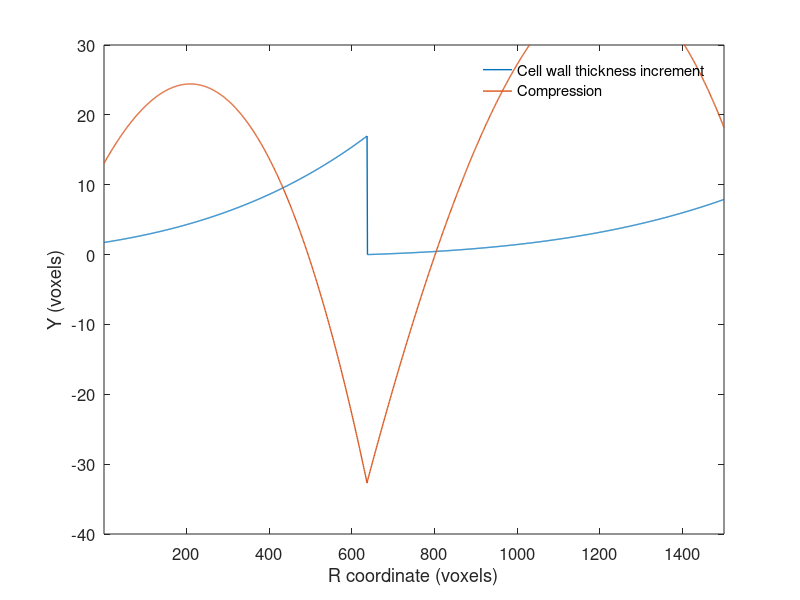

Reproduce this figure in MATLAB. (Note: a time limit stopped this script after it produced the figure.)
clear, close all, clc,warning('off','all');
%% set parameters
% Volume structure size;
sizeIm    = [1500,1500,750];

% The volume structrue is slightly enlarged for image interpolation
extraSZ   = [200,400,150];
sizeImEnlarge = sizeIm+extraSZ; % The simulated structure is a bit larger than the expected one.
% The extra region will be removed afterwards.
SaveFolder = 'SaveSpruce/'; % Folder to save the data
mkdir(SaveFolder);


cellR              = 37.75; % The grid distance for the nodes we generated. In Unit of voxels.
% It is roughly the radius of the fibers.
xVector            = 5:cellR:sizeImEnlarge(1)-5; % the grid node points
yVector            = 5:cellR:sizeImEnlarge(2)-5; % the grid node points
[xGrid, yGrid]     = ndgrid(xVector,yVector);
cellLength         = 4877; % Average fiber length
cellLengthVariance = 1219; % Standard deviation of fiber length
vesselLength         = 4877; % Standard deviation of vessel length
vesselLengthVariance = 1219; % Standard deviation of vessel length
sliceInterestSpace   = 100; % We generate one slice every 100 slice.
% Along L direction, the intensity is interpolated from these slices
PeriodParameter      = 1000; % This parameter is related to the period of the year ring size
% ray cell basic length
rayCellLength      = 149.4; % ray cell length along radial direction
% ray cell disturbance
rayCell_variance   = 38.5; % ray cell length deviation along radial direction
% cell end thickness;
cellEndThick       = 4; % End of cell wall thickness along L direction
cellThick          = 4; % Cell wall thickness
% vessel wall thickness is thicker than general cell wall
vesselThicker      = 0; % Assume vessel is thicker than ray cells. It could be any value
rayHeight          = 50.2; % the width of the ray cell
% four neighbor grids. Do not change here
neighborLocal      = [-1, 0, 1, 0;
    0, -1, 0, 1];
% the grid node number
rayCellNum         = 8.44; % ray cell count in a group
rayCellNumStd      = 4.39; % ray cell count in a group
saveVolumeAs3D        = 1; % 1 or 0. If the volume size is too large. This operation may out of memory.
numGridNodes       = length(xGrid(:));

% For data transfer
Params.sizeIm         = sizeIm;
Params.cellR          = cellR;
Params.xGrid          = xGrid;
Params.yGrid          = yGrid;
% Params.cellLengthDist = cellLengthDist;
Params.cellLength     = cellLength;
Params.rayCellLength  = rayCellLength;
Params.rayCell_variance  = rayCell_variance;
Params.cellEndThick   = cellEndThick;
Params.neighborLocal  = neighborLocal;
Params.rayHeight       = rayHeight;
Params.sizeImEnlarge  = sizeImEnlarge;
Params.cellThick      = cellThick;
Params.gridSize       = [length(xVector),length(yVector)];



%% Generate the distortion map for early wood and late wood
thickerAll    = [];
compress_all  = [];
Temp = 0;
for i = 1:20
    % Cell wall thickness distribution is different in early wood and late
    % wood
    featureSize1 = round(PeriodParameter+PeriodParameter*rand(1)); % The size of a year ring is roughly controled by this
    thickAmptitude = (12+6*rand(1)); % Control the amptitude of the cell wall thickness.
    thicker1 = thickAmptitude/featureSize1^4*(round(0.4*featureSize1):featureSize1)'.^4; % They are added to the original one
    thicker1 = thicker1-thicker1(1);
    thickerAll = [thickerAll;thicker1];
    
    % The fiber size is different in early wood and late wood. Their size
    % can be controled by applying a compression to the whole field. The
    % compression is designed
    k         = 0.6/3*featureSize1; % Change this value to control the extent of compression
    compress  = -k/featureSize1^3*(round(0.4*featureSize1):featureSize1)'.^3; % Control the extent of fiber compression in different regions
    compress  = compress + Temp - compress(1);
    compress_all = [compress_all;compress];
    Temp      = compress_all(end);
end

indStart = 2*PeriodParameter; % This value is not important. It should be roungly this value
thickerAll_validSub   = thickerAll(indStart+1:indStart+sizeImEnlarge(1));
compress_all_validSub = compress_all(indStart+1:indStart+sizeImEnlarge(1));
compress_all_validSub = compress_all_validSub - compress_all_validSub(1)...
    -(compress_all_validSub(end) - compress_all_validSub(1))*(1:sizeImEnlarge(1))'/sizeImEnlarge(1);

figure(1),
plot(thickerAll_validSub(extraSZ(1)/2+1:sizeIm(1)+extraSZ(1)/2),'linewidth',1);
hold on,
plot(compress_all_validSub(extraSZ(1)/2+1:sizeIm(1)+extraSZ(1)/2),'linewidth',1);
axis tight,
set(gcf,'color','w');
legend('Cell wall thickness increment','Compression','location','northeast');
legend('boxoff');
xlabel('R coordinate (voxels)');
ylabel('Y (voxels)');
ylim([-40,30])
set(gca,'fontsize',12),
saveas(gcf,[SaveFolder,'ThickDistribution'],'epsc');




% Specify the location of grid nodes and the thickness (with disturbance)
% for some typical slice
t  = 0;
sliceInterest = [1:sliceInterestSpace:sizeImEnlarge(3),sizeImEnlarge(3)];
for iSlice = sliceInterest
    t         = t+1;
    % Random location for the nodes. 3 and 1.5 are used to control the randomness of the nodes
    xGrid_interp(:,t)     = xGrid(:)+rand(numGridNodes,1)*3-1.5;
    yGrid_interp(:,t)     = yGrid(:)+rand(numGridNodes,1)*3-1.5;
    
    thicker_inerp           = thickerAll_validSub(round(xGrid_interp(:,t)));
    Thickness_interp_ray(:,t) = (cellThick-0.5)*ones(numGridNodes,1)+rand(numGridNodes,1)*1;
    
    Thickness_interp_fiber(:,t) = Thickness_interp_ray(:,t)+thicker_inerp;
end

% Interp the grid nodes location and thickness for all slices
parfor i = 1:length(xGrid(:))
    xGrid_all(i,:)     = spline(sliceInterest,xGrid_interp(i,:),1:sizeImEnlarge(3));
    yGrid_all(i,:)     = spline(sliceInterest,yGrid_interp(i,:),1:sizeImEnlarge(3));
    Thickness_all_fiber(i,:) = spline(sliceInterest,Thickness_interp_fiber(i,:),1:sizeImEnlarge(3));
    Thickness_all_ray(i,:) = spline(sliceInterest,Thickness_interp_ray(i,:),1:sizeImEnlarge(3));
end
Params.xGrid_all     = xGrid_all;
Params.yGrid_all     = yGrid_all;
Params.Thickness_all = Thickness_all_fiber;
Params.Thickness_all_ray = Thickness_all_ray;

if 0
    h0 = figure;
    plot(xGrid_all(1,:),1:length(xGrid_all(1,:)),'k.');
    hold on,
    plot(xGrid_all(2,:),1:length(xGrid_all(2,:)),'k.');
    set(gcf,'color','w'),axis tight,xlabel('X (voxel)'),ylabel('Z (voxel)')
    saveas(gcf,[SaveFolder,'grid_distri_Z'],'epsc');
end

if 0
    h = figure;
    plot(xGrid_all(1,:),1:length(Thickness_all_fiber(1,:)),'k-');
    set(gcf,'color','w'),axis tight,xlabel('X (voxel)'),ylabel('Z (voxel)')
    saveas(gcf,[SaveFolder,'thick_distri_Z'],'epsc');
end

if 0
    h1 = figure;
    plot(xGrid_interp(:,[1]),yGrid_interp(:,[1]),'r.');
    set(gcf,'color','w'),axis equal,axis tight,xlabel('X (voxel)'),ylabel('Y (voxel)')
    saveas(gcf,[SaveFolder,'grid'],'epsc');
end

% location of ray cells along T direction.
raycell_linspace = 9:10:length(xVector)-8;
raycellXindAll = raycell_linspace+rand(1,length(raycell_linspace))*10-5;
raycellXindAll = floor(raycellXindAll./2)*2+1;

% Specify the location of the vessels. The vessels should only be given at
% some positions. Addtionally, it shouold be within the grid.
x_rand_1 = round(((rand(60,1)*(length(xVector)-16))+8)/2)*2-1;
y_rand_1 = round(((rand(60,1)*(length(yVector)-14))+7)/4)*4;
y_rand_2 = round(((rand(50,1)*(length(yVector)-14))+7)/2)*2;
x_rand_2 = round(((rand(50,1)*(length(xVector)-16))+8)/2)*2;

x_rand_all = [x_rand_1;x_rand_2];
y_rand_all = [y_rand_1;y_rand_2];
Vessel_all = [x_rand_all,y_rand_all];

% Create a large volume image with all voxels being 0 (black)
volImgRef = 255*ones(sizeImEnlarge,'uint8');



t = 0;
s = 0;
raycellWidth = [];
% raycellXindAll means the ray cell group index along y dirction
for i = 1:length(raycellXindAll)
    
    % generate the raycell groups along z direciton
    m = sizeImEnlarge(3)/rayCellNum/rayHeight+5;
    raycellWidth_temple{i} = 0;
    
    % the space from the first stack of the rays to the top slice
    %% change made here
    rayCellSpace   = round(16*rand(ceil(m),1)+6);
    for j = 1 : m
        s = s+1;
        % have two column of ray cells
        raycellXind     = [raycellXindAll(i),raycellXindAll(i)+1];
        
        % for each column, it should have some ray cell stacks
        rayCellNumGroup      = round(rayCellNum+randn(1)*rayCellNumStd);
        if rayCellNumGroup <5
            rayCellNumGroup = 5;
        end
        if rayCellNumGroup >25
            rayCellNumGroup = 25;
        end
        
        %% for every positon along x direction, it may have several groups
        
        if j == 1
            raycellWidth_temple{i}  = raycellWidth_temple{i}(end)+...
                ([0:rayCellNumGroup]+rayCellSpace(j)+round(-30*rand(1)))*rayHeight;
        else
            raycellWidth_temple{i}  = raycellWidth_temple{i}(end)+...
                ([0:rayCellNumGroup]+rayCellSpace(j))*rayHeight;
        end
        
        %% Generate the ray cells in this group
        %% change made here
        if raycellWidth_temple{i}(1)<=sizeImEnlarge(3)-150 && raycellWidth_temple{i}(end)>=150
            t = t+1;
            raycellXindAll_update(t) = raycellXindAll(i);
            raycellWidth{t}  = round(raycellWidth_temple{i});
            keepRayCell(t) = i;
            raycellXind_all{t} = raycellXind;
        end
    end
end
% Generate small cells.
t = 0;
skipFiberColumn = [raycellXindAll,raycellXindAll+1];

for i = 2:2:length(xVector)-2
    for j = 2:2:length(yVector)-2
        if isempty(find(skipFiberColumn == j))
            t = t+1;
            
            % To control the length of the fibers
            fiberEndLocAll    = [];
            Initial = round(rand(1)*cellLength);
            fiberEndLocAll(1) = Initial;
            for s = 1:ceil(max((sizeImEnlarge(3)+4*cellLength)/cellLength+3))
                temp = min(3*cellLength,max(100,cellLength+randn(1)*cellLengthVariance));
                fiberEndLocAll(s+1) = round(fiberEndLocAll(s)+temp);
            end
            % This is a manully given value. To increase the randomness
            fiberEndLoc = fiberEndLocAll-4*cellLength+1;
            % The end of the vessel should be inside the volume.
            fiberEndLoc = fiberEndLoc(fiberEndLoc>=4 & fiberEndLoc<=sizeImEnlarge(3)-4);
            
            
            
            fiberEnd  = [];
            if ~isempty(fiberEndLoc)
                for iThick = 0:cellEndThick-1
                    fiberEnd = [fiberEnd;fiberEndLoc+iThick];
                end
            end
            
            i1 = i;
            % The arrangement of the cells should be stager. So every four
            % nodes, they should deviate along x direction.
            if mod(j,4) == 0
                i1 = i+1;
            end
            % Convert subscript to index of this cell
            ind  = length(xVector)*(j-1)+i1;
            % Skip some fibres
            skipCellThick = 0;
            for iSlice = 1:sizeImEnlarge(3)
                % used to store the four neighbored points for elipse fitting
                pointCoord = [];
                % small fibers
                % find the four neighbored nodes for elipse fitting
                for k = 1:4
                    indxNeighbor    = length(xVector)*(j-1+neighborLocal(2,k))+i1+neighborLocal(1,k);
                    pointCoord(k,:) = [xGrid_all(indxNeighbor,iSlice),yGrid_all(indxNeighbor,iSlice)];
                end
                % make the elipse more elipse
                if skipCellThick == 0
                    pointCoord(2,2)     = pointCoord(2,2)-1.5;
                    pointCoord(4,2)     = pointCoord(4,2)+1.5;
                end
                
                C_elipse                = fitElipse(pointCoord); % Estimate the coeffecients of the elipse
                % Then we can estimate the diameter along two direction for the fiber
                % The rectangle region covering the elipse.
                regionCellindx = ceil(ceil(C_elipse(3))+[-max(floor(C_elipse(1:2))):max(floor(C_elipse(1:2)))]);
                regionCellindy = ceil(ceil(C_elipse(4))+[-max(floor(C_elipse(1:2))):max(floor(C_elipse(1:2)))]);
                regionCellindx = max(1,min(regionCellindx)):min(max(regionCellindx),sizeImEnlarge(1));
                regionCellindy = max(1,min(regionCellindy)):min(max(regionCellindy),sizeImEnlarge(2));
                [regionCellx,regionCelly] = ndgrid(regionCellindx,regionCellindy);
                
                % External contour
                inElipse1      = (regionCellx-C_elipse(3)).^4./C_elipse(1)^4 + (regionCelly-C_elipse(4)).^4./C_elipse(2)^4;
                % Internal contour
                inElipse2      = (regionCellx-C_elipse(3)).^4./(C_elipse(1)-Thickness_all_fiber(ind,iSlice)-skipCellThick).^4 + ...
                    (regionCelly-C_elipse(4)).^4./(C_elipse(2)-Thickness_all_fiber(ind,iSlice)-skipCellThick).^4;
                %                 regionCell     = zeros(length(regionCellindx),length(regionCellindy));
                regionCell     = ones(length(regionCellindx),length(regionCellindy),'uint8');
                if isempty(find(iSlice==fiberEnd))
                    % if this slice is not the end of this cell
                    % inside the lumen, it should be black
                    regionCell(find((inElipse2<=1))) = 0;
                else
                    % if this slice is the end of this cell,
                    % all points should be white
                end
                volImgRef(regionCellindx,regionCellindy,iSlice) = volImgRef(regionCellindx,regionCellindy,iSlice).*regionCell;
            end
            
        end
    end
end
volImgRef(volImgRef>255) = 255;
if 0
    h2 = figure;
    imshow(volImgRef(:,:,1))
    set(gcf,'color','w'),axis equal,axis tight,xlabel('X (voxel)'),ylabel('Y (voxel)')
    saveas(h2,[SaveFolder,'surf1'],'epsc');
end


%% Generate ray cells
Folder_Init = [SaveFolder,'/volImgInit/'];
mkdir(Folder_Init);
parfor z = 1:size(volImgRef,3)
    imgZ = volImgRef(:,:,z);
    zStr = num2str(z);
    numStr = '00000';
    numStr(end-length(zStr)+1:end) = zStr;
    FileNameAll{z} = ['volImgRef_',numStr,'.bmp'];
    imgName = fullfile(Folder_Init,FileNameAll{z});
    imwrite(imgZ,imgName);
end
volImgRef_final = volImgRef;
clear volImgRef;

for t = 1:length(raycellWidth)
    volImgRef_final  = rayCellGenerateSpruce(volImgRef_final,raycellXind_all{t},raycellWidth{t},Params);
end

if 0
    h4 = figure;
    imshow(squeeze(volImgRef_final(240,:,:)))
    set(gcf,'color','w'),axis equal,axis tight,
    saveas(h4,[SaveFolder,'slice1_raycell'],'epsc');
end


%% Add complicated deformation to the volume image
[x,y]  = ndgrid(1:sizeImEnlarge(1),1:sizeImEnlarge(2));
u      = zeros(sizeImEnlarge(1:2));
v      = zeros(sizeImEnlarge(1:2));
u1     = zeros(sizeImEnlarge(1:2));
v1     = zeros(sizeImEnlarge(1:2));
t      = 0;
for i = 2:2:length(xVector)-1
    for j = 2:2:length(yVector)-1
        t = t+1;
        i1 = i;
        pointCoord = [];
        
        if mod(j,4) == 0
            i1 = i+1;
        end
        ind  = length(xVector)*(j-1)+i1;
        
        % Small cells
        islarge    = 0;
        indxPt     = length(xVector)*(j-1)+i1;
        pointCoord = [xGrid_all(indxPt,1),yGrid_all(indxPt,1)];
        
        %----------the value here are super important-------------%
        k          = [0.1,0.08,1.5+rand(1),3+3*rand(1)];
        
        u_temp     = localDistort(x,y,pointCoord(1),pointCoord(2),k);
        
        %----------the value here are super important-------------%
        k          = [0.1,0.08,1.5+rand(1),2*(1+rand(1))];
        
        v_temp     = localDistort(y,x,pointCoord(1),pointCoord(2),k);
        
        u          = u + sign(randn(1))*u_temp;
        v          = v + v_temp;
        
        if rand(1)<1/100
            % Deform for a large regions
            islarge    = 1;
            indxPt     = length(xVector)*(j-1)+i1;
            pointCoord = [xGrid_all(indxPt,1),yGrid_all(indxPt,1)];
            
            %----------the value here are super important-------------%
            k          = [0.015,0.01,3*(1+0.5*rand(1)),1.5*(1+1*rand(1))];
            u_temp     = localDistort(x,y,pointCoord(1),pointCoord(2),k);
            u1          = u1 + sign(randn(1))*u_temp;
            
            %----------the value here are super important-------------%
            k          = [0.02,0.015,4+2*rand(1),2*(1+1*rand(1))];
            v_temp     = localDistort(y,x,pointCoord(1),pointCoord(2),k);
            v1          = v1 + sign(randn(1))*v_temp;
        end
    end
end


if 1
    h5 = figure;
    surf(u(end:-1:1,:)),colorbar,view([0,90])
    set(gcf,'color','w'),shading interp, axis equal,axis tight,xlabel('Y (voxel)'),ylabel('X (voxel)')
    saveas(h5,[SaveFolder,'def_local'],'epsc');
end
% image interpolation

Folder_ImgSeries = [SaveFolder,'/volImgBackBone/'];
mkdir(Folder_ImgSeries);
parfor z = 1:size(volImgRef_final,3)
    imgZ = volImgRef_final(:,:,z);
    imgName = fullfile(Folder_ImgSeries,FileNameAll{z});
    imwrite(imgZ,imgName);
end
clear volImgRef_final;
clear volImgRef_final;

Folder_ImgSeries_LocalDist = [SaveFolder,'/LocalDistVolume/'];
mkdir(Folder_ImgSeries_LocalDist)

%% Impose local distortion by image interpolation
parfor z = 1:sizeImEnlarge(3)
    
    imgName = fullfile(Folder_ImgSeries,FileNameAll{z});
    ImCover = double(imread(imgName));
    
    [x_grid,y_grid]      = ndgrid(1:sizeImEnlarge(1),1:sizeImEnlarge(2));
    v_all_raycell = rayCell_shrinking_spruce(...
        Params,yVector,sizeImEnlarge,raycellWidth,raycellXindAll,rayHeight,cellR-1,z);
    
    u_compress_Mat = repmat(compress_all_validSub,1,sizeImEnlarge(2));
    x_interp = x_grid+u+u_compress_Mat;
    y_interp = y_grid+v+v_all_raycell;
    
    Vq       = griddata(x_interp(:),y_interp(:),ImCover(:),x_grid(:),y_grid(:),'linear');
    imInterp = reshape(Vq,sizeImEnlarge(1:2));
    
    imInterp(isnan(imInterp)) = 0;
    imInterp(imInterp<0)      = 0;
    imInterp(imInterp>0)    = 255;
    ImgTemp           = uint8(imInterp);
    
    imgName = fullfile(Folder_ImgSeries_LocalDist,FileNameAll{z});
    imwrite(ImgTemp,imgName);
end
% toc

%% image interpolation
Folder_ImgSeries_GlobalDist = [SaveFolder,'/GlobalDistVolume/'];
mkdir(Folder_ImgSeries_GlobalDist)

for t = 1:length(sliceInterest)-1
    if t == length(sliceInterest)-1
        indxZ    = sliceInterest(t):sliceInterest(t+1);
    else
        indxZ    = sliceInterest(t):sliceInterest(t+1)-1;
    end
    volImgLocalDistSub = [];
    for z = indxZ
        imgName = fullfile(Folder_ImgSeries_LocalDist,FileNameAll{z});
        imgZ = single(imread(imgName));
        volImgLocalDistSub = cat(3,volImgLocalDistSub,imgZ);
    end
    
    [x_grid,y_grid,z_grid] = ndgrid(1:single(sizeImEnlarge(1)),1:single(sizeImEnlarge(2)),single(indxZ));
    v_allz   = (x_grid-sizeImEnlarge(1)*2/5).^3/1e7/2+(y_grid-sizeImEnlarge(2)/2).*(z_grid-sizeImEnlarge(3)/2)/(10^4)/5;
    u_allz   = (y_grid-sizeImEnlarge(1)/3).^2/1e4/3+(x_grid-sizeImEnlarge(2)/3).*(z_grid-sizeImEnlarge(3)/3)/(10^4)/4;
    % w_allz   = (z_grid-sizeImEnlarge(3)/2).*(x_grid-sizeImEnlarge(1)/2)/1e4+5*sin(pi*x_grid/(sizeImEnlarge(1)/2)+z_grid/(sizeImEnlarge(3)/2));
    
    x_interp = x_grid-u_allz-repmat(u1,1,1,size(u_allz,3));
    y_interp = y_grid-v_allz;
    z_interp = z_grid;
    
    if t == 1
        if 1
            h6 = figure;
            surf(v_allz(end:-1:1,:,1)),hc = colorbar; view([0,90]);
            set(gcf,'color','w'),shading interp, axis equal,axis tight,xlabel('Y (voxel)'),ylabel('X (voxel)')
            saveas(h6,[SaveFolder,'def_global'],'epsc');
        end
    end
    
    % interpolation
    Vq       = uint8(interpn(x_grid,y_grid,z_grid,volImgLocalDistSub,...
        x_interp(:),y_interp(:),z_interp(:),'linear'));
    VolImg_Temp   = reshape(Vq,[sizeImEnlarge(1),sizeImEnlarge(2),length(indxZ)]);
    k = 0;
    for z = indxZ
        k = k+1;
        imgZ = VolImg_Temp(:,:,k);
        imgName = fullfile(Folder_ImgSeries_GlobalDist,FileNameAll{z});
        imwrite(imgZ,imgName);
    end
end
figure,
imshow(VolImg_Temp(:,:,1))
set(gcf,'color','w');

%% Save the center part of the volume
Folder_FinalVolumeSlice = [SaveFolder,'/FinalVolumeSlice/'];
mkdir(Folder_FinalVolumeSlice)

for i = round(extraSZ(3)/2)+1:sizeIm(3)+round(extraSZ(3)/2)
    imgName = fullfile(Folder_ImgSeries_GlobalDist,FileNameAll{i});
    img = imread(imgName);
    imgName_save = fullfile(Folder_FinalVolumeSlice,FileNameAll{i-round(extraSZ(3)/2)});
    imwrite(img(round(extraSZ(1)/2)+1:sizeIm(1)+round(extraSZ(1)/2),...
        round(extraSZ(2)/2)+1:sizeIm(2)+round(extraSZ(2)/2)),imgName_save);
end

%% Save the center part of the volume
if saveVolumeAs3D
    Folder_FinalVolume = [SaveFolder,'/FinalVolume3D/'];
    mkdir(Folder_FinalVolume)
    for i = 1:sizeIm(3)
        imgName = fullfile(Folder_FinalVolumeSlice,FileNameAll{i});
        img = imread(imgName);
        volumeFinal(:,:,i) = img;
    end
    save(fullfile(Folder_FinalVolume,'FinalVolume.mat'),'volumeFinal');
end
%%
